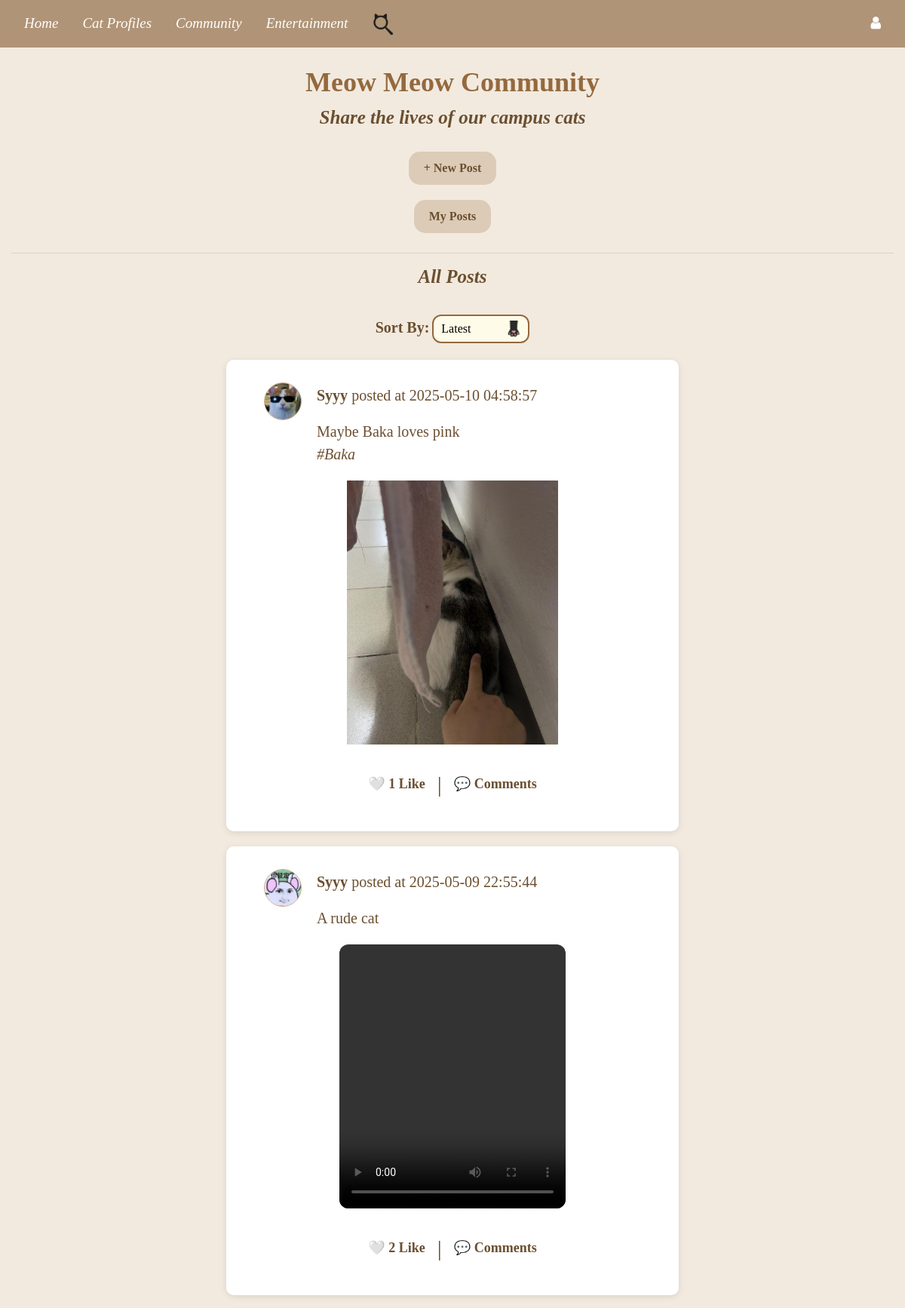
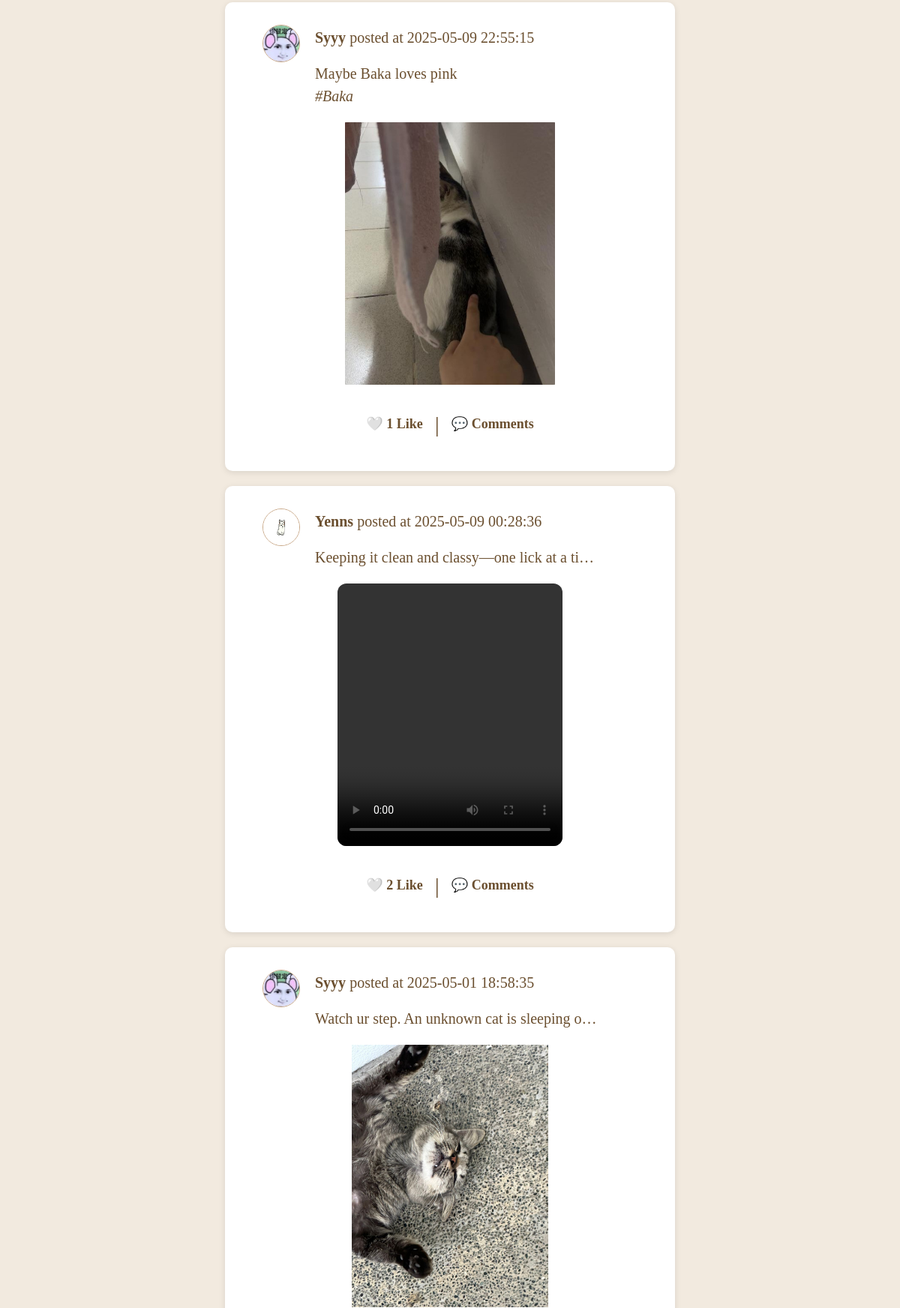
The page /community_feature (upper part) on the database its author committed (2 pictures, top to bottom).
### tables this page shows
CREATE TABLE "post" (
	"post_id"	INTEGER,
	"user_id"	INTEGER,
	"content"	TEXT,
	"media_type"	TEXT,
	"media_url"	TEXT,
	"created_at"	TIMESTAMP DEFAULT CURRENT_TIMESTAMP,
	"updated_at"	TIMESTAMP DEFAULT CURRENT_TIMESTAMP,
	"cat_hashtag"	TEXT,
	PRIMARY KEY("post_id"),
	FOREIGN KEY("user_id") REFERENCES "user"("id") ON DELETE CASCADE
);

### Website/community.py (the view, shortened to what this page needs)
@community_bp.route('/community_feature')
def community_feature():
    sort_by = request.args.get('sort', 'date_desc')
    user_id = current_user.id if current_user.is_authenticated else -1
    conn = get_db_connection()
    if sort_by == 'date_asc':
        query = '''
            SELECT post.*, user.name, user.profile_picture,
                COUNT(likes.id) AS like_count,
                CASE
                    WHEN EXISTS (
                        SELECT 1 FROM likes
                        WHERE likes.post_id = post.post_id AND likes.user_id = ?
                    ) THEN 1
                    ELSE 0
                END AS liked_by_current_user
            FROM post
            JOIN user ON post.user_id = user.id
            LEFT JOIN likes ON post.post_id = likes.post_id
            GROUP BY post.post_id
            ORDER BY post.created_at ASC
        '''
    elif sort_by == 'date_desc':
        query = '''
            SELECT post.*, user.name, user.profile_picture,
                COUNT(likes.id) AS like_count,
                CASE
                    WHEN EXISTS (
                        SELECT 1 FROM likes
                        WHERE likes.post_id = post.post_id AND likes.user_id = ?
                    ) THEN 1
                    ELSE 0
                END AS liked_by_current_user
            FROM post
            JOIN user ON post.user_id = user.id
            LEFT JOIN likes ON post.post_id = likes.post_id
            GROUP BY post.post_id
            ORDER BY post.created_at DESC
        '''
    posts = conn.execute(query, (current_user.id if current_user.is_authenticated else -1,)).fetchall()
    conn.close()
    return render_template("community_index.html", user=current_user, posts=posts, sort_by=sort_by, cat_names=get_cat_names())

### Website/community.py (called while the page is built)
def get_db_connection():
    db_path = os.path.join(os.path.dirname(__file__), '..', 'instance', 'datebase.db')
    db_path = os.path.abspath(db_path)
    conn = sqlite3.connect(db_path)
    conn.row_factory = sqlite3.Row
    return conn

def get_cat_names():
    db_path = os.path.join(os.path.dirname(__file__), '..', 'instance', 'cat_profiles.db')
    if not os.path.exists(db_path):
        return []
    conn = sqlite3.connect(db_path)
    conn.row_factory = sqlite3.Row
    cursor = conn.cursor()
    cursor.execute('SELECT name FROM profiles')
    cat_names = [row['name'] for row in cursor.fetchall()]
    conn.close()
    return cat_names

### Website/templates/community_index.html (shortened to what this page needs)
{% extends "base.html" %}
{% block content %}
<h1>Meow Meow Community</h1>
<h2>Share the lives of our campus cats</h2>
<div class="button-container">
    <button onclick ="openModal()" >+ New Post</button>
    <button onclick="window.location.href='{{ url_for('community.my_posts') }}'" >My Posts</button>
</div>
<hr>
<h2>All Posts</h2>
<div class="sort-container" >
    <label for="sort-by">Sort By: </label>
    <select id="sort-by" onchange="sortPosts()">
        <option value="date_desc" {% if sort_by == 'date_desc' %}selected{% endif %}>Latest</option>
    </select>
</div>
{% for post in posts %}
    <div class="post" onclick="window.location.href='/post/{{ post['post_id'] }}'">
        <div class="post-info">
            <img class="profile-picture" src="{{ url_for('static', filename='Userprofile/' + (post['profile_picture'] if post['profile_picture'] else 'default_profilepic.png')) }}" alt="Avatar">
            <p><strong>{{ post['name'] }}</strong> posted at {{ post['created_at'] }}</p>
        </div>
        <p class="post-content">{{ post['content'] }}</p>
            {% if post['cat_hashtag'] %}
                <p class="post-content">
                    <a href="{{ url_for('community.hashtag_posts', hashtag=post['cat_hashtag']) }}">#{{ post['cat_hashtag'] }}</a>
                </p>
            {% endif %}
        <div class="media">
            {% if post['media_url'] %}
                {% set ext = post['media_url'].rsplit('.', 1)[1].lower() %}
                {% if ext in ['jpg', 'jpeg', 'png', 'gif'] %}
                    <img src="{{ url_for('static', filename=post['media_url']) }}" width="300" alt="Image">
                {% elif ext in ['mp4', 'mov', 'avi'] %}
                    <video width="300" controls>
                        <source src="{{ url_for('static', filename=post['media_url']) }}" type="video/{{ ext }}">
                    </video>
                {% endif %}
            {% endif %}
        </div>
        <div class="post-actions">
            <form id="like-form-{{ post['post_id'] }}" action="{{ url_for('community.like_post' if not post['liked_by_current_user'] else 'community.unlike_post', post_id=post['post_id']) }}" method="post" style="display:inline;">
                <button type="submit" class="post-action-button">
                    {% if post['liked_by_current_user'] %}
                        ❤️
                    {% else %}
                        🤍
                    {% endif %}
                    {{ post['like_count'] }} Like
                </button>
            </form>
            <span class="separator">|</span>
            <button class="post-action-button">
                💬 Comments
            </button>
        </div>
    </div>
{% endfor %}
{% endblock %}

### Website/templates/base.html (style rules this page uses)
body { background-color: #f9f4ef; }

### Website/templates/community_index.html (style rules this page uses)
html,body { margin: 0; padding: 0; box-sizing: border-box; font-family: 'Times New Roman', Times, serif; background-color: #f2eadf; }
h1 { font-weight: bold; color: #94693e; text-align: center; font-size: 36px; margin-bottom: 10px; padding-top: 25px; }
h2 { font-weight: bold; font-size: 25px; color: #6b4f2f; text-align: center; font-style: italic; margin-top: 0; margin-bottom: 20px; }
p { text-align: center; color: #6b4f2f; font-size: 20px; word-wrap: break-word; white-space: normal; max-width: 70%; overflow-wrap: break-word; }
a { display: inline; color: #6b4f2f; text-decoration: none; font-style: italic; }
.sort-container { text-align: center; margin-bottom: 20px; }
.sort-container label { color: #6b4f2f; font-weight: bold; font-size: 20px; }
.sort-container select { padding: 5px 40px 5px 10px; cursor: pointer; background-color: #fffbe9; border-radius: 12px; margin-top: 15px; appearance: none; border: 2px solid #94693e; outline: none; background-image: url("/static/cat_paws_icon.png"); background-repeat: no-repeat; background-position: right 8px center; background-size: 20px; }
.post { display: flex; flex-direction: column; width: 100%; max-width: 600px; max-height: 650px; background-color: #ffffff; border-radius: 10px; margin: 20px auto; overflow: hidden; box-shadow: 0 2px 8px rgba(0, 0, 0, 0.1); padding: 30px; cursor: pointer; }
.post-info { width: 100%; display: flex; align-items: center; justify-content: flex-start; margin-left: 20px; }
.post-info img.profile-picture { width: 50px; height: 50px; border-radius: 50%; margin-right: 20px; border: 1px solid #c8a786; }
.post-content { text-align: left; margin-left: 90px; margin-bottom: 0px; overflow: hidden; white-space: nowrap; text-overflow: ellipsis; max-width: 380px; max-height: 230px; }
.media { display: flex; align-items: center; justify-content: center; margin: 10px 0; }
.media img, .media video { display: inline-block; margin: 10px auto; border-radius: 12px; max-width: 300px; height: 350px; object-fit: contain; }
.post-actions { text-align: center; margin: 10px 0; font-size: 16px; display: flex; justify-content: center; align-items: center; }
.post-action-button { background: none; border: none; color: #6b4f2f; cursor: pointer; font-weight: bold; font-size: 18px; margin: 0 10px; }
.post-actions .separator { font-size: 30px; color: #6b4f2f; }
.button-container { display: flex; flex-direction: column; align-items: center; margin-top: 10px; }
.button-container button, .modal-content button { margin: 10px auto; padding: 10px 20px; background-color: #dccbb7; border-radius: 15px; border: none; color: #6b4f2f; font-size: 16px; font-weight: bold; cursor: pointer; transition: transform 0.2s ease; }

### rows shown on the page
post: shows a picture, name "Syyy", created_at "2025-05-10 04:58:57", content "Maybe Baka loves pink", cat_hashtag "Baka", media_url (picture), like_count "1"
post: name "Syyy", created_at "2025-05-09 22:55:44", content "A rude cat", like_count "2"
post: name "Syyy", created_at "2025-05-09 22:55:15", content "Maybe Baka loves pink", cat_hashtag "Baka", media_url (picture), like_count "1"
post: shows a picture, name "Yenns", created_at "2025-05-09 00:28:36", content "Keeping it clean and classy—one lick at a ti…", like_count "2"
post: name "Syyy", created_at "2025-05-01 18:58:35", content "Watch ur step. An unknown cat is sleeping o…", media_url (picture)
